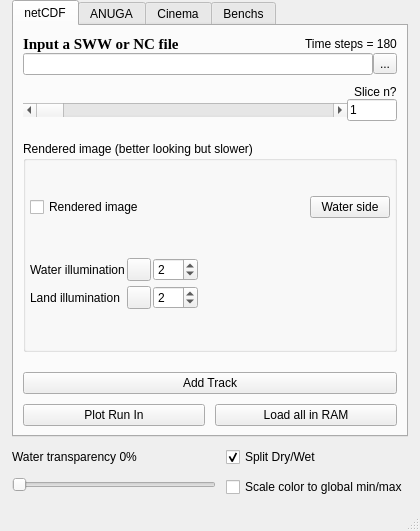
<?xml version="1.0" encoding="UTF-8"?>
<ui version="4.0">
 <class>AquamotoWindow</class>
 <widget class="QMainWindow" name="AquamotoWindow">
  <property name="geometry">
   <rect>
    <x>0</x>
    <y>0</y>
    <width>420</width>
    <height>531</height>
   </rect>
  </property>
  <property name="windowTitle">
   <string>Aquamoto</string>
  </property>
  <widget class="QWidget" name="centralwidget">
   <layout class="QVBoxLayout" name="mainVerticalLayout">
    <property name="spacing">
     <number>10</number>
    </property>
    <property name="leftMargin">
     <number>12</number>
    </property>
    <property name="topMargin">
     <number>0</number>
    </property>
    <property name="rightMargin">
     <number>12</number>
    </property>
    <property name="bottomMargin">
     <number>12</number>
    </property>
    <item>
     <widget class="QTabWidget" name="mainTabWidget">
      <property name="currentIndex">
       <number>0</number>
      </property>
      <widget class="QWidget" name="netcdfTab">
       <attribute name="title">
        <string>netCDF</string>
       </attribute>
       <layout class="QVBoxLayout" name="netcdfTabLayout">
        <property name="spacing">
         <number>10</number>
        </property>
        <item>
         <layout class="QVBoxLayout" name="fileGroupLayout">
          <property name="spacing">
           <number>0</number>
          </property>
          <item>
           <layout class="QHBoxLayout" name="fileHeaderLayout">
            <item>
             <widget class="QLabel" name="inputFileLabel">
              <property name="sizePolicy">
               <sizepolicy hsizetype="Fixed" vsizetype="Fixed">
                <horstretch>0</horstretch>
                <verstretch>0</verstretch>
               </sizepolicy>
              </property>
              <property name="font">
               <font>
                <family>Times New Roman</family>
                <pointsize>11</pointsize>
                <bold>true</bold>
               </font>
              </property>
              <property name="text">
               <string>Input a SWW or NC file</string>
              </property>
             </widget>
            </item>
            <item>
             <spacer name="fileHeaderSpacer">
              <property name="orientation">
               <enum>Qt::Orientation::Horizontal</enum>
              </property>
              <property name="sizeHint" stdset="0">
               <size>
                <width>0</width>
                <height>0</height>
               </size>
              </property>
             </spacer>
            </item>
            <item>
             <widget class="QLabel" name="timeStepsLabel">
              <property name="sizePolicy">
               <sizepolicy hsizetype="Fixed" vsizetype="Fixed">
                <horstretch>0</horstretch>
                <verstretch>0</verstretch>
               </sizepolicy>
              </property>
              <property name="text">
               <string>Time steps = 180</string>
              </property>
             </widget>
            </item>
           </layout>
          </item>
          <item>
           <layout class="QHBoxLayout" name="filePathLayout">
            <item>
             <widget class="QLineEdit" name="filePathLineEdit">
              <property name="text">
               <string/>
              </property>
             </widget>
            </item>
            <item>
             <widget class="QToolButton" name="browseFileButton">
              <property name="text">
               <string>...</string>
              </property>
             </widget>
            </item>
           </layout>
          </item>
         </layout>
        </item>
        <item>
         <layout class="QVBoxLayout" name="sliceGroupLayout">
          <property name="spacing">
           <number>0</number>
          </property>
          <item>
           <layout class="QHBoxLayout" name="sliceHeaderLayout">
            <property name="leftMargin">
             <number>0</number>
            </property>
            <property name="topMargin">
             <number>0</number>
            </property>
            <property name="rightMargin">
             <number>0</number>
            </property>
            <property name="bottomMargin">
             <number>0</number>
            </property>
            <item>
             <spacer name="sliceHeaderSpacer">
              <property name="orientation">
               <enum>Qt::Orientation::Horizontal</enum>
              </property>
              <property name="sizeHint" stdset="0">
               <size>
                <width>0</width>
                <height>0</height>
               </size>
              </property>
             </spacer>
            </item>
            <item>
             <widget class="QLabel" name="sliceNLabel">
              <property name="sizePolicy">
               <sizepolicy hsizetype="Preferred" vsizetype="Fixed">
                <horstretch>0</horstretch>
                <verstretch>0</verstretch>
               </sizepolicy>
              </property>
              <property name="text">
               <string>Slice n?</string>
              </property>
             </widget>
            </item>
           </layout>
          </item>
          <item>
           <layout class="QHBoxLayout" name="sliceSliderLayout">
            <property name="leftMargin">
             <number>0</number>
            </property>
            <property name="topMargin">
             <number>0</number>
            </property>
            <property name="rightMargin">
             <number>0</number>
            </property>
            <property name="bottomMargin">
             <number>0</number>
            </property>
            <item>
             <widget class="QScrollBar" name="sliceSlider">
              <property name="minimum">
               <number>1</number>
              </property>
              <property name="maximum">
               <number>180</number>
              </property>
              <property name="value">
               <number>1</number>
              </property>
              <property name="orientation">
               <enum>Qt::Orientation::Horizontal</enum>
              </property>
             </widget>
            </item>
            <item>
             <widget class="QLineEdit" name="sliceNSpinBox">
              <property name="sizePolicy">
               <sizepolicy hsizetype="Fixed" vsizetype="Fixed">
                <horstretch>0</horstretch>
                <verstretch>0</verstretch>
               </sizepolicy>
              </property>
              <property name="maximumSize">
               <size>
                <width>50</width>
                <height>16777215</height>
               </size>
              </property>
              <property name="text">
               <string>1</string>
              </property>
             </widget>
            </item>
           </layout>
          </item>
         </layout>
        </item>
        <item>
         <spacer name="shadeTogglesVSpacer">
          <property name="orientation">
           <enum>Qt::Orientation::Vertical</enum>
          </property>
          <property name="sizeType">
           <enum>QSizePolicy::Policy::Fixed</enum>
          </property>
          <property name="sizeHint" stdset="0">
           <size>
            <width>20</width>
            <height>10</height>
           </size>
          </property>
         </spacer>
        </item>
        <item>
         <widget class="QGroupBox" name="renderedImageGroupBox">
          <property name="title">
           <string>Rendered image (better looking but slower)</string>
          </property>
          <layout class="QVBoxLayout" name="renderedImageGroupLayout">
           <property name="spacing">
            <number>5</number>
           </property>
           <property name="leftMargin">
            <number>4</number>
           </property>
           <property name="topMargin">
            <number>0</number>
           </property>
           <property name="rightMargin">
            <number>4</number>
           </property>
           <property name="bottomMargin">
            <number>4</number>
           </property>
           <item>
            <layout class="QHBoxLayout" name="renderedImageLayout">
             <item>
              <widget class="QCheckBox" name="renderedImageCheck">
               <property name="sizePolicy">
                <sizepolicy hsizetype="Fixed" vsizetype="Fixed">
                 <horstretch>0</horstretch>
                 <verstretch>0</verstretch>
                </sizepolicy>
               </property>
               <property name="toolTip">
                <string>&lt;html&gt;Create/update the RENDERED IMAGE (the two halves put up as surfaces, lit per side and captured) as a handle of its own. While checked it is rebuilt at every slice change, which costs a render each time.&lt;/html&gt;</string>
               </property>
               <property name="text">
                <string>Rendered image</string>
               </property>
              </widget>
             </item>
             <item>
              <spacer name="renderedImageSpacer">
               <property name="orientation">
                <enum>Qt::Orientation::Horizontal</enum>
               </property>
               <property name="sizeHint" stdset="0">
                <size>
                 <width>0</width>
                 <height>0</height>
                </size>
               </property>
              </spacer>
             </item>
             <item>
              <widget class="QPushButton" name="renderedWaterSideButton">
               <property name="sizePolicy">
                <sizepolicy hsizetype="Fixed" vsizetype="Fixed">
                 <horstretch>0</horstretch>
                 <verstretch>0</verstretch>
                </sizepolicy>
               </property>
               <property name="toolTip">
                <string>&lt;html&gt;Show the WATER half alone — the very picture the combine takes it from&lt;/html&gt;</string>
               </property>
               <property name="text">
                <string>Water side</string>
               </property>
              </widget>
             </item>
            </layout>
           </item>
           <item>
            <layout class="QGridLayout" name="illumGridLayout">
             <property name="horizontalSpacing">
              <number>2</number>
             </property>
             <property name="verticalSpacing">
              <number>5</number>
             </property>
             <item row="0" column="0">
              <widget class="QLabel" name="waterIllumLabel">
               <property name="text">
                <string>Water illumination</string>
               </property>
              </widget>
             </item>
             <item row="0" column="1">
              <widget class="QToolButton" name="waterIllumButton">
               <property name="sizePolicy">
                <sizepolicy hsizetype="Fixed" vsizetype="Fixed">
                 <horstretch>0</horstretch>
                 <verstretch>0</verstretch>
                </sizepolicy>
               </property>
               <property name="toolTip">
                <string>&lt;html&gt;Illumination of the WATER side: pick the method the wet surface is lit with&lt;/html&gt;</string>
               </property>
               <property name="text">
                <string/>
               </property>
              </widget>
             </item>
             <item row="0" column="2">
              <widget class="QSpinBox" name="waterIllumModelSpinBox">
               <property name="minimumSize">
                <size>
                 <width>45</width>
                 <height>0</height>
                </size>
               </property>
               <property name="toolTip">
                <string>Illumination model (1-7) the WATER half is lit with</string>
               </property>
               <property name="minimum">
                <number>1</number>
               </property>
               <property name="maximum">
                <number>7</number>
               </property>
               <property name="value">
                <number>2</number>
               </property>
              </widget>
             </item>
             <item row="0" column="3">
              <spacer name="shadeTogglesGapSpacer">
               <property name="orientation">
                <enum>Qt::Orientation::Horizontal</enum>
               </property>
               <property name="sizeHint" stdset="0">
                <size>
                 <width>0</width>
                 <height>0</height>
                </size>
               </property>
              </spacer>
             </item>
             <item row="1" column="0">
              <widget class="QLabel" name="landIllumLabel">
               <property name="text">
                <string>Land illumination</string>
               </property>
              </widget>
             </item>
             <item row="1" column="1">
              <widget class="QToolButton" name="landIllumButton">
               <property name="sizePolicy">
                <sizepolicy hsizetype="Fixed" vsizetype="Fixed">
                 <horstretch>0</horstretch>
                 <verstretch>0</verstretch>
                </sizepolicy>
               </property>
               <property name="toolTip">
                <string>&lt;html&gt;Illumination of the LAND side: pick the method the dry surface is lit with&lt;/html&gt;</string>
               </property>
               <property name="text">
                <string/>
               </property>
              </widget>
             </item>
             <item row="1" column="2">
              <widget class="QSpinBox" name="landIllumModelSpinBox">
               <property name="minimumSize">
                <size>
                 <width>45</width>
                 <height>0</height>
                </size>
               </property>
               <property name="toolTip">
                <string>Illumination model (1-7) the LAND half is lit with</string>
               </property>
               <property name="minimum">
                <number>1</number>
               </property>
               <property name="maximum">
                <number>7</number>
               </property>
               <property name="value">
                <number>2</number>
               </property>
              </widget>
             </item>
             <item row="1" column="3">
              <spacer name="shadeTogglesTailSpacer">
               <property name="orientation">
                <enum>Qt::Orientation::Horizontal</enum>
               </property>
               <property name="sizeHint" stdset="0">
                <size>
                 <width>0</width>
                 <height>0</height>
                </size>
               </property>
              </spacer>
             </item>
            </layout>
           </item>
          </layout>
         </widget>
        </item>
        <item>
         <spacer name="netcdfTabVSpacer">
          <property name="orientation">
           <enum>Qt::Orientation::Vertical</enum>
          </property>
          <property name="sizeType">
           <enum>QSizePolicy::Policy::Fixed</enum>
          </property>
          <property name="sizeHint" stdset="0">
           <size>
            <width>20</width>
            <height>10</height>
           </size>
          </property>
         </spacer>
        </item>
        <item>
         <layout class="QHBoxLayout" name="trackButtonsLayout">
          <item>
           <widget class="QPushButton" name="addTrackButton">
            <property name="toolTip">
             <string>&lt;html&gt;Draw a line over the water; the η(x) profile window then follows the wave along it&lt;/html&gt;</string>
            </property>
            <property name="text">
             <string>Add Track</string>
            </property>
           </widget>
          </item>
         </layout>
        </item>
        <item>
         <layout class="QHBoxLayout" name="actionButtonsLayout">
          <item>
           <widget class="QPushButton" name="plotRunInButton">
            <property name="font">
             <font>
              <bold>false</bold>
             </font>
            </property>
            <property name="text">
             <string>Plot Run In</string>
            </property>
           </widget>
          </item>
          <item>
           <widget class="QPushButton" name="loadRamButton">
            <property name="font">
             <font>
              <bold>false</bold>
             </font>
            </property>
            <property name="toolTip">
             <string>&lt;html&gt;Read the whole cube into memory, so slice changes stop hitting the disk&lt;/html&gt;</string>
            </property>
            <property name="text">
             <string>Load all in RAM</string>
            </property>
           </widget>
          </item>
         </layout>
        </item>
       </layout>
      </widget>
      <widget class="QWidget" name="anugaTab">
       <property name="enabled">
        <bool>false</bool>
       </property>
       <attribute name="title">
        <string>ANUGA</string>
       </attribute>
       <attribute name="toolTip">
        <string>ANUGA support is not working yet</string>
       </attribute>
       <layout class="QVBoxLayout" name="anugaTabLayout">
        <item>
         <widget class="QGroupBox" name="primaryQuantitiesGroupBox">
          <property name="sizePolicy">
           <sizepolicy hsizetype="Preferred" vsizetype="Fixed">
            <horstretch>0</horstretch>
            <verstretch>0</verstretch>
           </sizepolicy>
          </property>
          <property name="title">
           <string>Primary quantities (ANUGA)</string>
          </property>
          <layout class="QVBoxLayout" name="primaryQuantitiesVLayout">
           <item>
            <layout class="QHBoxLayout" name="primaryQuantitiesRadioLayout">
             <item>
              <widget class="QRadioButton" name="stageRadioButton">
               <property name="text">
                <string>Stage</string>
               </property>
               <property name="checked">
                <bool>true</bool>
               </property>
              </widget>
             </item>
             <item>
              <widget class="QRadioButton" name="xmomentRadioButton">
               <property name="text">
                <string>Xmoment</string>
               </property>
              </widget>
             </item>
             <item>
              <widget class="QRadioButton" name="ymomentRadioButton">
               <property name="text">
                <string>Ymoment</string>
               </property>
              </widget>
             </item>
             <item>
              <widget class="QComboBox" name="orComboBox">
               <item>
                <property name="text">
                 <string>Or ...</string>
                </property>
               </item>
              </widget>
             </item>
            </layout>
           </item>
           <item>
            <layout class="QHBoxLayout" name="derivedVarLayout">
             <item>
              <widget class="QCheckBox" name="derivedVarCheckBox">
               <property name="enabled">
                <bool>false</bool>
               </property>
               <property name="text">
                <string>Derived var</string>
               </property>
              </widget>
             </item>
             <item>
              <widget class="QComboBox" name="derivedVarComboBox">
               <item>
                <property name="text">
                 <string>Absolute Velocity (V)</string>
                </property>
               </item>
              </widget>
             </item>
             <item>
              <widget class="QToolButton" name="derivedVarApplyButton">
               <property name="text">
                <string>↗</string>
               </property>
              </widget>
             </item>
            </layout>
           </item>
          </layout>
         </widget>
        </item>
        <item>
         <widget class="QPushButton" name="showMeshButton">
          <property name="enabled">
           <bool>false</bool>
          </property>
          <property name="font">
           <font>
            <bold>true</bold>
           </font>
          </property>
          <property name="text">
           <string>Show mesh</string>
          </property>
         </widget>
        </item>
        <item>
         <spacer name="anugaSpacer">
          <property name="orientation">
           <enum>Qt::Orientation::Vertical</enum>
          </property>
          <property name="sizeHint" stdset="0">
           <size>
            <width>20</width>
            <height>1</height>
           </size>
          </property>
         </spacer>
        </item>
       </layout>
      </widget>
      <widget class="QWidget" name="cinemaTab">
       <attribute name="title">
        <string>Cinema</string>
       </attribute>
       <layout class="QVBoxLayout" name="cinemaTabLayout">
        <property name="spacing">
         <number>5</number>
        </property>
        <item>
         <widget class="QGroupBox" name="cinemaPlaybackGroupBox">
          <property name="title">
           <string>Playback</string>
          </property>
          <layout class="QVBoxLayout" name="cinemaPlaybackGroupBoxLayout">
           <property name="spacing">
            <number>5</number>
           </property>
           <property name="leftMargin">
            <number>4</number>
           </property>
           <property name="topMargin">
            <number>0</number>
           </property>
           <property name="rightMargin">
            <number>4</number>
           </property>
           <property name="bottomMargin">
            <number>4</number>
           </property>
           <item>
            <layout class="QHBoxLayout" name="cinemaTransportLayout">
             <item>
              <widget class="QPushButton" name="cinemaFirstButton">
               <property name="maximumSize">
                <size>
                 <width>34</width>
                 <height>16777215</height>
                </size>
               </property>
               <property name="text">
                <string>|&lt;</string>
               </property>
              </widget>
             </item>
             <item>
              <widget class="QPushButton" name="cinemaPrevButton">
               <property name="maximumSize">
                <size>
                 <width>34</width>
                 <height>16777215</height>
                </size>
               </property>
               <property name="text">
                <string>&lt;</string>
               </property>
              </widget>
             </item>
             <item>
              <widget class="QPushButton" name="cinemaPlayButton">
               <property name="maximumSize">
                <size>
                 <width>64</width>
                 <height>16777215</height>
                </size>
               </property>
               <property name="text">
                <string>Play</string>
               </property>
               <property name="checkable">
                <bool>true</bool>
               </property>
              </widget>
             </item>
             <item>
              <widget class="QPushButton" name="cinemaNextButton">
               <property name="maximumSize">
                <size>
                 <width>34</width>
                 <height>16777215</height>
                </size>
               </property>
               <property name="text">
                <string>&gt;</string>
               </property>
              </widget>
             </item>
             <item>
              <widget class="QPushButton" name="cinemaLastButton">
               <property name="maximumSize">
                <size>
                 <width>34</width>
                 <height>16777215</height>
                </size>
               </property>
               <property name="text">
                <string>&gt;|</string>
               </property>
              </widget>
             </item>
             <item>
              <spacer name="cinemaTransportSpacer">
               <property name="orientation">
                <enum>Qt::Orientation::Horizontal</enum>
               </property>
               <property name="sizeHint" stdset="0">
                <size>
                 <width>0</width>
                 <height>0</height>
                </size>
               </property>
              </spacer>
             </item>
            </layout>
           </item>
           <item>
            <layout class="QHBoxLayout" name="cinemaRateLayout">
             <item>
              <widget class="QLabel" name="cinemaRateLabel">
               <property name="text">
                <string>Frames/s</string>
               </property>
              </widget>
             </item>
             <item>
              <widget class="QLineEdit" name="cinemaRateEdit">
               <property name="sizePolicy">
                <sizepolicy hsizetype="Fixed" vsizetype="Fixed">
                 <horstretch>0</horstretch>
                 <verstretch>0</verstretch>
                </sizepolicy>
               </property>
               <property name="maximumSize">
                <size>
                 <width>56</width>
                 <height>16777215</height>
                </size>
               </property>
               <property name="text">
                <string>5</string>
               </property>
              </widget>
             </item>
             <item>
              <widget class="QLabel" name="cinemaFromLabel">
               <property name="text">
                <string>From</string>
               </property>
              </widget>
             </item>
             <item>
              <widget class="QLineEdit" name="cinemaFromEdit">
               <property name="sizePolicy">
                <sizepolicy hsizetype="Fixed" vsizetype="Fixed">
                 <horstretch>0</horstretch>
                 <verstretch>0</verstretch>
                </sizepolicy>
               </property>
               <property name="maximumSize">
                <size>
                 <width>56</width>
                 <height>16777215</height>
                </size>
               </property>
               <property name="text">
                <string>1</string>
               </property>
              </widget>
             </item>
             <item>
              <widget class="QLabel" name="cinemaToLabel">
               <property name="text">
                <string>To</string>
               </property>
              </widget>
             </item>
             <item>
              <widget class="QLineEdit" name="cinemaToEdit">
               <property name="sizePolicy">
                <sizepolicy hsizetype="Fixed" vsizetype="Fixed">
                 <horstretch>0</horstretch>
                 <verstretch>0</verstretch>
                </sizepolicy>
               </property>
               <property name="maximumSize">
                <size>
                 <width>56</width>
                 <height>16777215</height>
                </size>
               </property>
               <property name="text">
                <string>1</string>
               </property>
              </widget>
             </item>
             <item>
              <spacer name="cinemaRateSpacer">
               <property name="orientation">
                <enum>Qt::Orientation::Horizontal</enum>
               </property>
               <property name="sizeHint" stdset="0">
                <size>
                 <width>0</width>
                 <height>0</height>
                </size>
               </property>
              </spacer>
             </item>
            </layout>
           </item>
           <item>
            <layout class="QHBoxLayout" name="cinemaLoopLayout">
             <item>
              <widget class="QCheckBox" name="cinemaLoopCheckBox">
               <property name="text">
                <string>Loop</string>
               </property>
               <property name="checked">
                <bool>true</bool>
               </property>
              </widget>
             </item>
             <item>
              <widget class="QCheckBox" name="cinema3DCheckBox">
               <property name="text">
                <string>3-D surface</string>
               </property>
               <property name="checked">
                <bool>false</bool>
               </property>
              </widget>
             </item>
             <item>
              <spacer name="cinemaLoopSpacer">
               <property name="orientation">
                <enum>Qt::Orientation::Horizontal</enum>
               </property>
               <property name="sizeHint" stdset="0">
                <size>
                 <width>0</width>
                 <height>0</height>
                </size>
               </property>
              </spacer>
             </item>
            </layout>
           </item>
          </layout>
         </widget>
        </item>
        <item>
         <widget class="QGroupBox" name="cinemaViewGroupBox">
          <property name="title">
           <string>View</string>
          </property>
          <layout class="QVBoxLayout" name="cinemaViewGroupBoxLayout">
           <property name="spacing">
            <number>5</number>
           </property>
           <property name="leftMargin">
            <number>4</number>
           </property>
           <property name="topMargin">
            <number>0</number>
           </property>
           <property name="rightMargin">
            <number>4</number>
           </property>
           <property name="bottomMargin">
            <number>4</number>
           </property>
           <item>
            <layout class="QHBoxLayout" name="cinemaAzElLayout">
             <item>
              <widget class="QLabel" name="cinemaAzimuthLabel">
               <property name="text">
                <string>Azimuth</string>
               </property>
              </widget>
             </item>
             <item>
              <widget class="QLineEdit" name="cinemaAzimuthEdit">
               <property name="sizePolicy">
                <sizepolicy hsizetype="Fixed" vsizetype="Fixed">
                 <horstretch>0</horstretch>
                 <verstretch>0</verstretch>
                </sizepolicy>
               </property>
               <property name="maximumSize">
                <size>
                 <width>56</width>
                 <height>16777215</height>
                </size>
               </property>
               <property name="text">
                <string>-35</string>
               </property>
              </widget>
             </item>
             <item>
              <widget class="QLabel" name="cinemaElevationLabel">
               <property name="text">
                <string>Elevation</string>
               </property>
              </widget>
             </item>
             <item>
              <widget class="QLineEdit" name="cinemaElevationEdit">
               <property name="sizePolicy">
                <sizepolicy hsizetype="Fixed" vsizetype="Fixed">
                 <horstretch>0</horstretch>
                 <verstretch>0</verstretch>
                </sizepolicy>
               </property>
               <property name="maximumSize">
                <size>
                 <width>56</width>
                 <height>16777215</height>
                </size>
               </property>
               <property name="text">
                <string>20</string>
               </property>
              </widget>
             </item>
             <item>
              <spacer name="cinemaAzElSpacer">
               <property name="orientation">
                <enum>Qt::Orientation::Horizontal</enum>
               </property>
               <property name="sizeHint" stdset="0">
                <size>
                 <width>0</width>
                 <height>0</height>
                </size>
               </property>
              </spacer>
             </item>
            </layout>
           </item>
           <item>
            <layout class="QHBoxLayout" name="cinemaZoomLayout">
             <item>
              <widget class="QLabel" name="cinemaZoomLabel">
               <property name="text">
                <string>Zoom (width)</string>
               </property>
              </widget>
             </item>
             <item>
              <widget class="QLineEdit" name="cinemaZoomEdit">
               <property name="sizePolicy">
                <sizepolicy hsizetype="Fixed" vsizetype="Fixed">
                 <horstretch>0</horstretch>
                 <verstretch>0</verstretch>
                </sizepolicy>
               </property>
               <property name="maximumSize">
                <size>
                 <width>76</width>
                 <height>16777215</height>
                </size>
               </property>
               <property name="text">
                <string/>
               </property>
              </widget>
             </item>
             <item>
              <widget class="QLabel" name="cinemaVeLabel">
               <property name="text">
                <string>z ×</string>
               </property>
              </widget>
             </item>
             <item>
              <widget class="QLineEdit" name="cinemaVeEdit">
               <property name="sizePolicy">
                <sizepolicy hsizetype="Fixed" vsizetype="Fixed">
                 <horstretch>0</horstretch>
                 <verstretch>0</verstretch>
                </sizepolicy>
               </property>
               <property name="maximumSize">
                <size>
                 <width>56</width>
                 <height>16777215</height>
                </size>
               </property>
               <property name="text">
                <string>1</string>
               </property>
              </widget>
             </item>
             <item>
              <spacer name="cinemaZoomSpacer">
               <property name="orientation">
                <enum>Qt::Orientation::Horizontal</enum>
               </property>
               <property name="sizeHint" stdset="0">
                <size>
                 <width>0</width>
                 <height>0</height>
                </size>
               </property>
              </spacer>
             </item>
            </layout>
           </item>
           <item>
            <layout class="QHBoxLayout" name="cinemaSpinLayout">
             <item>
              <widget class="QCheckBox" name="cinemaSpinCheckBox">
               <property name="text">
                <string>Spin while playing</string>
               </property>
              </widget>
             </item>
             <item>
              <widget class="QLineEdit" name="cinemaSpinEdit">
               <property name="sizePolicy">
                <sizepolicy hsizetype="Fixed" vsizetype="Fixed">
                 <horstretch>0</horstretch>
                 <verstretch>0</verstretch>
                </sizepolicy>
               </property>
               <property name="maximumSize">
                <size>
                 <width>56</width>
                 <height>16777215</height>
                </size>
               </property>
               <property name="text">
                <string>0.5</string>
               </property>
              </widget>
             </item>
             <item>
              <widget class="QLabel" name="cinemaSpinLabel">
               <property name="text">
                <string>°/frame</string>
               </property>
              </widget>
             </item>
             <item>
              <spacer name="cinemaSpinSpacer">
               <property name="orientation">
                <enum>Qt::Orientation::Horizontal</enum>
               </property>
               <property name="sizeHint" stdset="0">
                <size>
                 <width>0</width>
                 <height>0</height>
                </size>
               </property>
              </spacer>
             </item>
             <item>
              <widget class="QPushButton" name="cinemaResetViewButton">
               <property name="maximumSize">
                <size>
                 <width>45</width>
                 <height>16777215</height>
                </size>
               </property>
               <property name="text">
                <string>Reset view</string>
               </property>
              </widget>
             </item>
            </layout>
           </item>
          </layout>
         </widget>
        </item>
        <item>
         <widget class="QGroupBox" name="cinemaProfileGroupBox">
          <property name="title">
           <string>Profile figure</string>
          </property>
          <layout class="QVBoxLayout" name="cinemaProfileGroupBoxLayout">
           <property name="spacing">
            <number>5</number>
           </property>
           <property name="leftMargin">
            <number>4</number>
           </property>
           <property name="topMargin">
            <number>0</number>
           </property>
           <property name="rightMargin">
            <number>4</number>
           </property>
           <property name="bottomMargin">
            <number>4</number>
           </property>
           <item>
            <layout class="QHBoxLayout" name="cinemaProfileShowLayout">
             <item>
              <widget class="QCheckBox" name="cinemaProfileCheckBox">
               <property name="text">
                <string>Show η(x) profile</string>
               </property>
               <property name="checked">
                <bool>true</bool>
               </property>
              </widget>
             </item>
             <item>
              <spacer name="cinemaProfileShowSpacer">
               <property name="orientation">
                <enum>Qt::Orientation::Horizontal</enum>
               </property>
               <property name="sizeHint" stdset="0">
                <size>
                 <width>0</width>
                 <height>0</height>
                </size>
               </property>
              </spacer>
             </item>
            </layout>
           </item>
           <item>
            <layout class="QHBoxLayout" name="cinemaProfileLenLayout">
             <item>
              <widget class="QLabel" name="cinemaProfileFromLabel">
               <property name="text">
                <string>x from</string>
               </property>
              </widget>
             </item>
             <item>
              <widget class="QLineEdit" name="cinemaProfileX0Edit">
               <property name="sizePolicy">
                <sizepolicy hsizetype="Fixed" vsizetype="Fixed">
                 <horstretch>0</horstretch>
                 <verstretch>0</verstretch>
                </sizepolicy>
               </property>
               <property name="maximumSize">
                <size>
                 <width>56</width>
                 <height>16777215</height>
                </size>
               </property>
               <property name="text">
                <string/>
               </property>
              </widget>
             </item>
             <item>
              <widget class="QLabel" name="cinemaProfileLenLabel">
               <property name="text">
                <string>length</string>
               </property>
              </widget>
             </item>
             <item>
              <widget class="QLineEdit" name="cinemaProfileLenEdit">
               <property name="sizePolicy">
                <sizepolicy hsizetype="Fixed" vsizetype="Fixed">
                 <horstretch>0</horstretch>
                 <verstretch>0</verstretch>
                </sizepolicy>
               </property>
               <property name="maximumSize">
                <size>
                 <width>76</width>
                 <height>16777215</height>
                </size>
               </property>
               <property name="text">
                <string>5000</string>
               </property>
              </widget>
             </item>
             <item>
              <widget class="QLabel" name="cinemaProfileUnitLabel">
               <property name="text">
                <string>m</string>
               </property>
              </widget>
             </item>
             <item>
              <spacer name="cinemaProfileLenSpacer">
               <property name="orientation">
                <enum>Qt::Orientation::Horizontal</enum>
               </property>
               <property name="sizeHint" stdset="0">
                <size>
                 <width>0</width>
                 <height>0</height>
                </size>
               </property>
              </spacer>
             </item>
            </layout>
           </item>
          </layout>
         </widget>
        </item>
       </layout>
      </widget>
      <widget class="QWidget" name="benchsTab">
       <attribute name="title">
        <string>Benchs</string>
       </attribute>
       <layout class="QVBoxLayout" name="benchsTabLayout">
        <property name="spacing">
         <number>8</number>
        </property>
        <item>
         <widget class="QGroupBox" name="bench1GroupBox">
          <property name="title">
           <string>10% slope beach, Benchmark 1</string>
          </property>
          <layout class="QVBoxLayout" name="bench1Layout">
           <item>
            <layout class="QHBoxLayout" name="bench1ButtonsLayout">
             <item>
              <widget class="QPushButton" name="benchRunButton">
               <property name="toolTip">
                <string>Run NSWING over the full 50 km flume, then show the result here</string>
               </property>
               <property name="text">
                <string>Run simulation</string>
               </property>
              </widget>
             </item>
             <item>
              <widget class="QPushButton" name="benchLoadButton">
               <property name="toolTip">
                <string>Open a simulation that was run before</string>
               </property>
               <property name="text">
                <string>Load from disk…</string>
               </property>
              </widget>
             </item>
            </layout>
           </item>
           <item>
            <layout class="QHBoxLayout" name="bench1SaveLayout">
             <item>
              <widget class="QLabel" name="benchSaveLabel">
               <property name="text">
                <string>Save to</string>
               </property>
              </widget>
             </item>
             <item>
              <widget class="QLineEdit" name="benchSaveEdit">
               <property name="toolTip">
                <string>Where the simulation is written</string>
               </property>
              </widget>
             </item>
             <item>
              <widget class="QPushButton" name="benchSaveBrowseButton">
               <property name="maximumSize">
                <size>
                 <width>28</width>
                 <height>16777215</height>
                </size>
               </property>
               <property name="text">
                <string>…</string>
               </property>
              </widget>
             </item>
            </layout>
           </item>
           <item>
            <widget class="QCheckBox" name="benchKeepRamCheck">
             <property name="toolTip">
              <string>&lt;html&gt;Read every timestep into memory, so slice changes stop hitting the disk&lt;/html&gt;</string>
             </property>
             <property name="text">
              <string>Keep whole cube in RAM</string>
             </property>
            </widget>
           </item>
           <item>
            <widget class="QProgressBar" name="benchProgressBar">
             <property name="value">
              <number>0</number>
             </property>
             <property name="textVisible">
              <bool>true</bool>
             </property>
            </widget>
           </item>
          </layout>
         </widget>
        </item>
        <item>
         <spacer name="benchsTabSpacer">
          <property name="orientation">
           <enum>Qt::Orientation::Vertical</enum>
          </property>
          <property name="sizeHint" stdset="0">
           <size>
            <width>20</width>
            <height>10</height>
           </size>
          </property>
         </spacer>
        </item>
       </layout>
      </widget>
     </widget>
    </item>
    <item>
     <layout class="QHBoxLayout" name="footerLayout">
      <item>
       <layout class="QVBoxLayout" name="waterTransparencyLayout">
        <item>
         <widget class="QLabel" name="waterTransparencyLabel">
          <property name="sizePolicy">
           <sizepolicy hsizetype="Preferred" vsizetype="Fixed">
            <horstretch>0</horstretch>
            <verstretch>0</verstretch>
           </sizepolicy>
          </property>
          <property name="text">
           <string>Water transparency 0%</string>
          </property>
         </widget>
        </item>
        <item>
         <widget class="QSlider" name="waterTransparencySlider">
          <property name="minimum">
           <number>0</number>
          </property>
          <property name="maximum">
           <number>100</number>
          </property>
          <property name="value">
           <number>0</number>
          </property>
          <property name="orientation">
           <enum>Qt::Orientation::Horizontal</enum>
          </property>
         </widget>
        </item>
       </layout>
      </item>
      <item>
       <layout class="QVBoxLayout" name="checkboxesLayout">
        <item>
         <widget class="QCheckBox" name="splitDryWetCheckBox">
          <property name="text">
           <string>Split Dry/Wet</string>
          </property>
          <property name="checked">
           <bool>true</bool>
          </property>
         </widget>
        </item>
        <item>
         <widget class="QCheckBox" name="scaleColorGlobalCheckBox">
          <property name="text">
           <string>Scale color to global min/max</string>
          </property>
         </widget>
        </item>
       </layout>
      </item>
     </layout>
    </item>
   </layout>
  </widget>
  <widget class="QMenuBar" name="menubar">
   <property name="geometry">
    <rect>
     <x>0</x>
     <y>0</y>
     <width>420</width>
     <height>25</height>
    </rect>
   </property>
  </widget>
  <widget class="QStatusBar" name="statusbar"/>
 </widget>
 <resources/>
 <connections/>
</ui>
